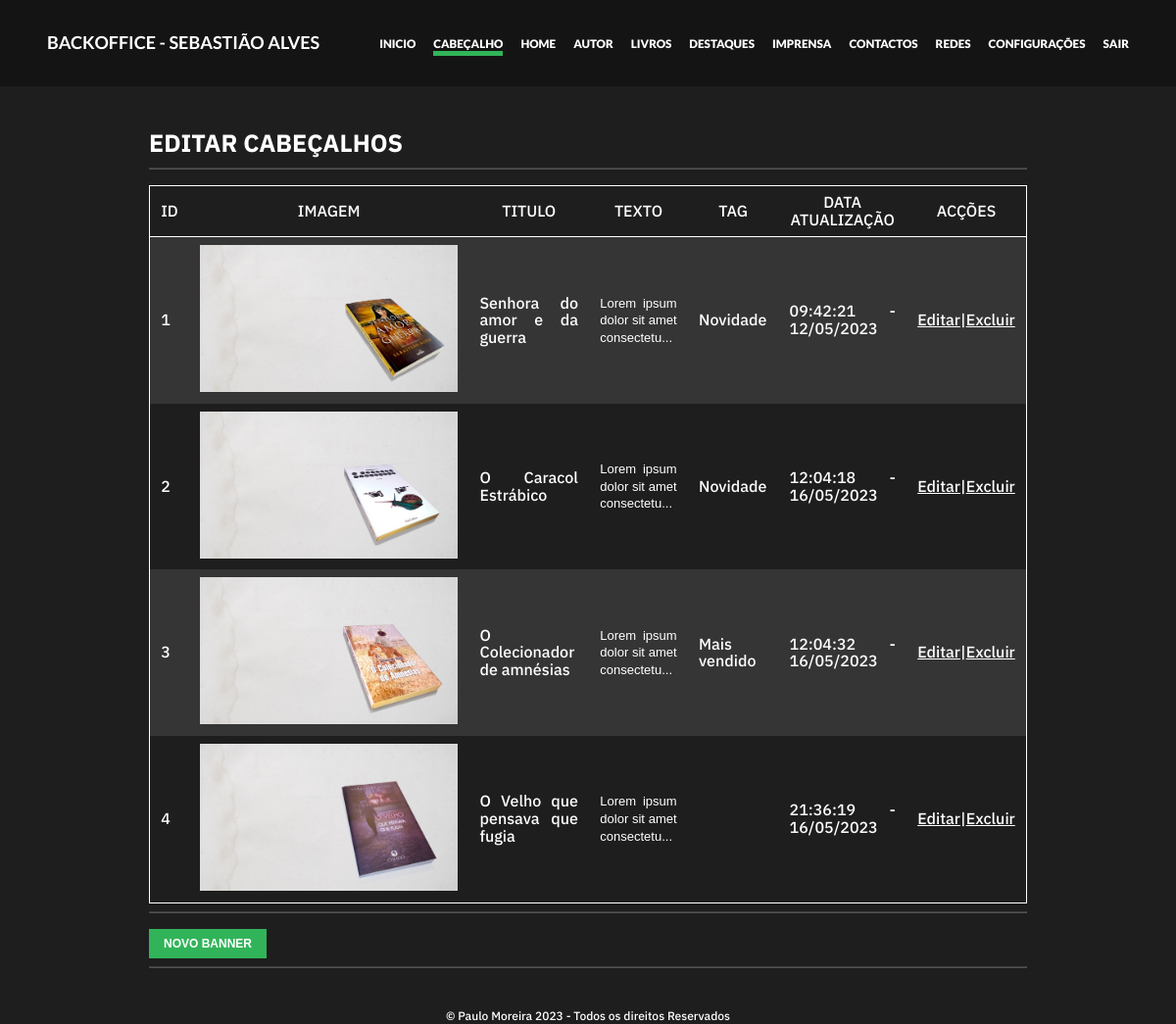
Page /backoffice/views/cabecalho.php (signed in) on the committed database.
### tables this page shows
CREATE TABLE `cabecalhos` (
  `id` int(11) NOT NULL,
  `imagem` varchar(150) NOT NULL,
  `imagem_mobile` varchar(150) NOT NULL,
  `titulo` varchar(50) NOT NULL,
  `sub_titulo` varchar(700) NOT NULL,
  `tag` varchar(50) NOT NULL,
  `data_atualizacao` varchar(50) NOT NULL,
  `link` varchar(150) NOT NULL
);

### config/base_dados.php (called while the page is built, shortened)
<?php
$pdo = new PDO("mysql:dbname=".$base_dados["dbname"].";host=".$base_dados["host"], $base_dados["user"], $base_dados["pass"]);
function selectSQL($sql){
    global $pdo;
    $query = $pdo->query($sql);
    return $query->fetchAll(PDO::FETCH_ASSOC);
}
$carrosel = selectSQL("SELECT * FROM cabecalhos");
?>

### backoffice/componentes/php_main.php (called while the page is built, shortened)
<?php
require_once("../../config/config.php");
require_once("../../config/base_dados.php");
require_once("../../config/funcoes.php");
?>

### backoffice/views/cabecalho.php (the view, shortened to what this page needs)
<?php
require("../componentes/php_main.php");
$cabecalhos = selectSQL("SELECT * FROM cabecalhos");
$form = isset($_GET["id"]);
$new = isset($_GET["new"]);
$delete = isset($_GET["delete"]);
?>
<?php require("../componentes/header.php"); ?>
<main>
    <?php if(!$form && !$new && !$delete): ?>
    <div class="caixa">
        <h1>editar Cabeçalhos</h1>
        <hr>
        <table>
            <tr>
                <td>id</td>
                <td>imagem</td>
                <td>titulo</td>
                <td>texto</td>
                <td>tag</td>
                <td>Data Atualização</td>
                <td>acções</td>
            </tr>
            <?php foreach($cabecalhos as $i => $c): ?>
                <tr>
                    <td><?= $c["id"]?></td>
                    <td><img src="<?= $c["imagem"] ?>"></td>
                    <td><?= $c["titulo"] ?></td>
                    <td><?= concatenar($c["sub_titulo"]) ?></td>
                    <td><?= $c["tag"] ?></td>
                    <td><?= $c["data_atualizacao"] ?></td>
                    <td><a class="hover-green" href="cabecalho.php?id=<?= $c["id"] ?>">Editar</a>|<a class="hover-red" href="cabecalho.php?delete=<?= $c["id"] ?>">Excluir</a></td>
                </tr>
            <?php endforeach; ?>
        </table>
        <hr>
        <a href="cabecalho.php?new=true"><button class="saber-mais">Novo Banner</button></a>
        <hr>
    </div>
    <?php endif; ?>
</main>
<?php require("../componentes/footer.php") ?>

### config/funcoes.php (shortened to what this page needs)
<?php
require_once("config.php");
require_once("base_dados.php");
function concatenar($t, $n="40"){
    if(strlen($t) > $n){
        $t = substr($t, 0, $n) . "...</p>";
    }
    return $t;
}
?>

### style.css (style rules this page uses)
:root { --cinza-1d: #1D1D1D; --cinza-70: #707070; --cinza-4d: #4D4D4D; --dourado-b4: #B47D33; --dourado-b1: #B17E3B; --dourado-a9: #A97339; --laranja: #D59D54; --branco: #FFFFFF; --preto: #000; --ff-menu: 'Lato', sans-serif; --ff-body: 'IBM Plex Sans', sans-serif; --fw-light: 300; --fw-medium: 500; --fw-bold: 700; --fw-black: 900; }
*, *::after, *::before { box-sizing: border-box; }
html { scroll-behavior: smooth; }
body { margin: 0; padding: 0; font-family: var(--ff-body); color: var(--cinza-4d); line-height: 1.1em; }
a { text-decoration: none; color: var(--cinza-4d); }
h1 { font-family: var(--ff-body); font-weight: var(--fw-bold); font-size: 22px; text-transform: uppercase; }
p { font-weight: var(--fw-light); font-size: 13px; }
.saber-mais { margin-top: 8px; width: 120px; height: 30px; min-height: 30px !important; text-transform: uppercase; font-weight: bold; font-size: 12px; background-color: var(--dourado-b4); border: none; color: white; }
@media screen and (min-width: 810px) { h1 { font-size: 25px; } }

### backoffice/style_backoffice.css (style rules this page uses)
:root { --bg-dark: rgb(30, 30, 30); --bg-darker: rgb(20, 20, 20); --accent-light: hsl(138, 57%, 45%); --accent-danger: rgb(180, 60, 40); }
h1, h2, h3, h4 { text-transform: uppercase; color: white; }
a { color: white; }
body { background-color: var(--bg-dark); color: white; }
.caixa { text-align: left; padding: 1rem 2rem !important; margin: 1rem 10%; }
hr { opacity: .25; }
.saber-mais { background-color: var(--accent-light); cursor: pointer; }
table { margin-top: 1rem; width: 100%; border-collapse: collapse; text-align: justify; border: 1px solid white; }
td { padding: .5em .7em; }
td a { color: white; text-decoration: underline; }
td > img { max-height: 150px !important; }
tr:first-child td { background-color: transparent; border-bottom: 1px solid white; text-transform: uppercase; text-align: center; }
tr:nth-child(even) { background-color: rgba(255, 255, 255, .1); }

### rows in the picture
cabecalhos: id "1", imagem (picture), titulo "Senhora do amor e da guerra", sub_titulo "Lorem ipsum dolor sit amet consectetu", tag "Novidade", data_atualizacao "09:42:21 - 12/05/2023"
cabecalhos: id "2", imagem (picture), titulo "O Caracol Estrábico", sub_titulo "Lorem ipsum dolor sit amet consectetu", tag "Novidade", data_atualizacao "12:04:18 - 16/05/2023"
cabecalhos: id "3", imagem (picture), titulo "O Colecionador de amnésias", sub_titulo "Lorem ipsum dolor sit amet consectetu", tag "Mais vendido", data_atualizacao "12:04:32 - 16/05/2023"
cabecalhos: id "4", imagem (picture), titulo "O Velho que pensava que fugia", sub_titulo "Lorem ipsum dolor sit amet consectetu", data_atualizacao "21:36:19 - 16/05/2023"
